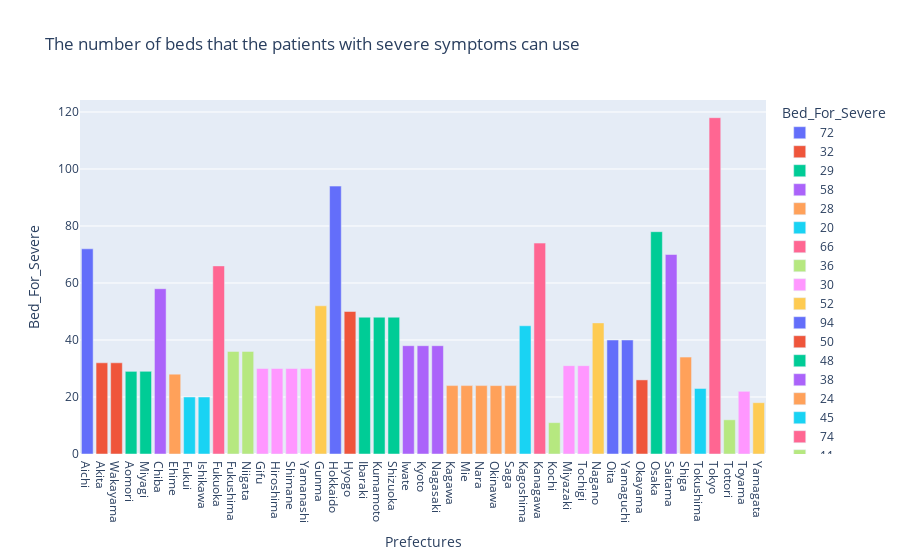

The cell this chart's notebook holds for it:
### Code cell
# create bar chart
fig = px.bar(df_hop,
             x=df_hop.index,
             y='Bed_For_Severe',
             color='Bed_For_Severe',
             labels={"Prefecture":"Prefectures","Bed_for_severe":"Number of Beds"},
             title="The number of beds that the patients with severe symptoms can use") 
fig.show()

### Figure 1 — Plotly figure (JSON) as saved in the notebook; plotly's stock layout.template omitted (floating-point values rounded to 4 significant figures)
{"data": [{"alignmentgroup": "True", "hovertemplate": "Bed_For_Severe=%{y}<br>Prefectures=%{x}<extra></extra>", "legendgroup": "72", "marker": {"color": "#636efa", "pattern": {"shape": ""}}, "name": "72", "offsetgroup": "72", "orientation": "v", "showlegend": true, "textposition": "auto", "type": "bar", "x": ["Aichi"], "xaxis": "x", "y": [72], "yaxis": "y"}, {"alignmentgroup": "True", "hovertemplate": "Bed_For_Severe=%{y}<br>Prefectures=%{x}<extra></extra>", "legendgroup": "32", "marker": {"color": "#EF553B", "pattern": {"shape": ""}}, "name": "32", "offsetgroup": "32", "orientation": "v", "showlegend": true, "textposition": "auto", "type": "bar", "x": ["Akita", "Wakayama"], "xaxis": "x", "y": [32, 32], "yaxis": "y"}, {"alignmentgroup": "True", "hovertemplate": "Bed_For_Severe=%{y}<br>Prefectures=%{x}<extra></extra>", "legendgroup": "29", "marker": {"color": "#00cc96", "pattern": {"shape": ""}}, "name": "29", "offsetgroup": "29", "orientation": "v", "showlegend": true, "textposition": "auto", "type": "bar", "x": ["Aomori", "Miyagi"], "xaxis": "x", "y": [29, 29], "yaxis": "y"}, {"alignmentgroup": "True", "hovertemplate": "Bed_For_Severe=%{y}<br>Prefectures=%{x}<extra></extra>", "legendgroup": "58", "marker": {"color": "#ab63fa", "pattern": {"shape": ""}}, "name": "58", "offsetgroup": "58", "orientation": "v", "showlegend": true, "textposition": "auto", "type": "bar", "x": ["Chiba"], "xaxis": "x", "y": [58], "yaxis": "y"}, {"alignmentgroup": "True", "hovertemplate": "Bed_For_Severe=%{y}<br>Prefectures=%{x}<extra></extra>", "legendgroup": "28", "marker": {"color": "#FFA15A", "pattern": {"shape": ""}}, "name": "28", "offsetgroup": "28", "orientation": "v", "showlegend": true, "textposition": "auto", "type": "bar", "x": ["Ehime"], "xaxis": "x", "y": [28], "yaxis": "y"}, {"alignmentgroup": "True", "hovertemplate": "Bed_For_Severe=%{y}<br>Prefectures=%{x}<extra></extra>", "legendgroup": "20", "marker": {"color": "#19d3f3", "pattern": {"shape": ""}}, "name": "20", "offsetgroup": "20", "orientation": "v", "showlegend": true, "textposition": "auto", "type": "bar", "x": ["Fukui", "Ishikawa"], "xaxis": "x", "y": [20, 20], "yaxis": "y"}, {"alignmentgroup": "True", "hovertemplate": "Bed_For_Severe=%{y}<br>Prefectures=%{x}<extra></extra>", "legendgroup": "66", "marker": {"color": "#FF6692", "pattern": {"shape": ""}}, "name": "66", "offsetgroup": "66", "orientation": "v", "showlegend": true, "textposition": "auto", "type": "bar", "x": ["Fukuoka"], "xaxis": "x", "y": [66], "yaxis": "y"}, {"alignmentgroup": "True", "hovertemplate": "Bed_For_Severe=%{y}<br>Prefectures=%{x}<extra></extra>", "legendgroup": "36", "marker": {"color": "#B6E880", "pattern": {"shape": ""}}, "name": "36", "offsetgroup": "36", "orientation": "v", "showlegend": true, "textposition": "auto", "type": "bar", "x": ["Fukushima", "Niigata"], "xaxis": "x", "y": [36, 36], "yaxis": "y"}, {"alignmentgroup": "True", "hovertemplate": "Bed_For_Severe=%{y}<br>Prefectures=%{x}<extra></extra>", "legendgroup": "30", "marker": {"color": "#FF97FF", "pattern": {"shape": ""}}, "name": "30", "offsetgroup": "30", "orientation": "v", "showlegend": true, "textposition": "auto", "type": "bar", "x": ["Gifu", "Hiroshima", "Shimane", "Yamanashi"], "xaxis": "x", "y": [30, 30, 30, 30], "yaxis": "y"}, {"alignmentgroup": "True", "hovertemplate": "Bed_For_Severe=%{y}<br>Prefectures=%{x}<extra></extra>", "legendgroup": "52", "marker": {"color": "#FECB52", "pattern": {"shape": ""}}, "name": "52", "offsetgroup": "52", "orientation": "v", "showlegend": true, "textposition": "auto", "type": "bar", "x": ["Gunma"], "xaxis": "x", "y": [52], "yaxis": "y"}, {"alignmentgroup": "True", "hovertemplate": "Bed_For_Severe=%{y}<br>Prefectures=%{x}<extra></extra>", "legendgroup": "94", "marker": {"color": "#636efa", "pattern": {"shape": ""}}, "name": "94", "offsetgroup": "94", "orientation": "v", "showlegend": true, "textposition": "auto", "type": "bar", "x": ["Hokkaido"], "xaxis": "x", "y": [94], "yaxis": "y"}, {"alignmentgroup": "True", "hovertemplate": "Bed_For_Severe=%{y}<br>Prefectures=%{x}<extra></extra>", "legendgroup": "50", "marker": {"color": "#EF553B", "pattern": {"shape": ""}}, "name": "50", "offsetgroup": "50", "orientation": "v", "showlegend": true, "textposition": "auto", "type": "bar", "x": ["Hyogo"], "xaxis": "x", "y": [50], "yaxis": "y"}, {"alignmentgroup": "True", "hovertemplate": "Bed_For_Severe=%{y}<br>Prefectures=%{x}<extra></extra>", "legendgroup": "48", "marker": {"color": "#00cc96", "pattern": {"shape": ""}}, "name": "48", "offsetgroup": "48", "orientation": "v", "showlegend": true, "textposition": "auto", "type": "bar", "x": ["Ibaraki", "Kumamoto", "Shizuoka"], "xaxis": "x", "y": [48, 48, 48], "yaxis": "y"}, {"alignmentgroup": "True", "hovertemplate": "Bed_For_Severe=%{y}<br>Prefectures=%{x}<extra></extra>", "legendgroup": "38", "marker": {"color": "#ab63fa", "pattern": {"shape": ""}}, "name": "38", "offsetgroup": "38", "orientation": "v", "showlegend": true, "textposition": "auto", "type": "bar", "x": ["Iwate", "Kyoto", "Nagasaki"], "xaxis": "x", "y": [38, 38, 38], "yaxis": "y"}, {"alignmentgroup": "True", "hovertemplate": "Bed_For_Severe=%{y}<br>Prefectures=%{x}<extra></extra>", "legendgroup": "24", "marker": {"color": "#FFA15A", "pattern": {"shape": ""}}, "name": "24", "offsetgroup": "24", "orientation": "v", "showlegend": true, "textposition": "auto", "type": "bar", "x": ["Kagawa", "Mie", "Nara", "Okinawa", "Saga"], "xaxis": "x", "y": [24, 24, 24, 24, 24], "yaxis": "y"}, {"alignmentgroup": "True", "hovertemplate": "Bed_For_Severe=%{y}<br>Prefectures=%{x}<extra></extra>", "legendgroup": "45", "marker": {"color": "#19d3f3", "pattern": {"shape": ""}}, "name": "45", "offsetgroup": "45", "orientation": "v", "showlegend": true, "textposition": "auto", "type": "bar", "x": ["Kagoshima"], "xaxis": "x", "y": [45], "yaxis": "y"}, {"alignmentgroup": "True", "hovertemplate": "Bed_For_Severe=%{y}<br>Prefectures=%{x}<extra></extra>", "legendgroup": "74", "marker": {"color": "#FF6692", "pattern": {"shape": ""}}, "name": "74", "offsetgroup": "74", "orientation": "v", "showlegend": true, "textposition": "auto", "type": "bar", "x": ["Kanagawa"], "xaxis": "x", "y": [74], "yaxis": "y"}, {"alignmentgroup": "True", "hovertemplate": "Bed_For_Severe=%{y}<br>Prefectures=%{x}<extra></extra>", "legendgroup": "11", "marker": {"color": "#B6E880", "pattern": {"shape": ""}}, "name": "11", "offsetgroup": "11", "orientation": "v", "showlegend": true, "textposition": "auto", "type": "bar", "x": ["Kochi"], "xaxis": "x", "y": [11], "yaxis": "y"}, {"alignmentgroup": "True", "hovertemplate": "Bed_For_Severe=%{y}<br>Prefectures=%{x}<extra></extra>", "legendgroup": "31", "marker": {"color": "#FF97FF", "pattern": {"shape": ""}}, "name": "31", "offsetgroup": "31", "orientation": "v", "showlegend": true, "textposition": "auto", "type": "bar", "x": ["Miyazaki", "Tochigi"], "xaxis": "x", "y": [31, 31], "yaxis": "y"}, {"alignmentgroup": "True", "hovertemplate": "Bed_For_Severe=%{y}<br>Prefectures=%{x}<extra></extra>", "legendgroup": "46", "marker": {"color": "#FECB52", "pattern": {"shape": ""}}, "name": "46", "offsetgroup": "46", "orientation": "v", "showlegend": true, "textposition": "auto", "type": "bar", "x": ["Nagano"], "xaxis": "x", "y": [46], "yaxis": "y"}, {"alignmentgroup": "True", "hovertemplate": "Bed_For_Severe=%{y}<br>Prefectures=%{x}<extra></extra>", "legendgroup": "40", "marker": {"color": "#636efa", "pattern": {"shape": ""}}, "name": "40", "offsetgroup": "40", "orientation": "v", "showlegend": true, "textposition": "auto", "type": "bar", "x": ["Oita", "Yamaguchi"], "xaxis": "x", "y": [40, 40], "yaxis": "y"}, {"alignmentgroup": "True", "hovertemplate": "Bed_For_Severe=%{y}<br>Prefectures=%{x}<extra></extra>", "legendgroup": "26", "marker": {"color": "#EF553B", "pattern": {"shape": ""}}, "name": "26", "offsetgroup": "26", "orientation": "v", "showlegend": true, "textposition": "auto", "type": "bar", "x": ["Okayama"], "xaxis": "x", "y": [26], "yaxis": "y"}, {"alignmentgroup": "True", "hovertemplate": "Bed_For_Severe=%{y}<br>Prefectures=%{x}<extra></extra>", "legendgroup": "78", "marker": {"color": "#00cc96", "pattern": {"shape": ""}}, "name": "78", "offsetgroup": "78", "orientation": "v", "showlegend": true, "textposition": "auto", "type": "bar", "x": ["Osaka"], "xaxis": "x", "y": [78], "yaxis": "y"}, {"alignmentgroup": "True", "hovertemplate": "Bed_For_Severe=%{y}<br>Prefectures=%{x}<extra></extra>", "legendgroup": "70", "marker": {"color": "#ab63fa", "pattern": {"shape": ""}}, "name": "70", "offsetgroup": "70", "orientation": "v", "showlegend": true, "textposition": "auto", "type": "bar", "x": ["Saitama"], "xaxis": "x", "y": [70], "yaxis": "y"}, {"alignmentgroup": "True", "hovertemplate": "Bed_For_Severe=%{y}<br>Prefectures=%{x}<extra></extra>", "legendgroup": "34", "marker": {"color": "#FFA15A", "pattern": {"shape": ""}}, "name": "34", "offsetgroup": "34", "orientation": "v", "showlegend": true, "textposition": "auto", "type": "bar", "x": ["Shiga"], "xaxis": "x", "y": [34], "yaxis": "y"}, {"alignmentgroup": "True", "hovertemplate": "Bed_For_Severe=%{y}<br>Prefectures=%{x}<extra></extra>", "legendgroup": "23", "marker": {"color": "#19d3f3", "pattern": {"shape": ""}}, "name": "23", "offsetgroup": "23", "orientation": "v", "showlegend": true, "textposition": "auto", "type": "bar", "x": ["Tokushima"], "xaxis": "x", "y": [23], "yaxis": "y"}, {"alignmentgroup": "True", "hovertemplate": "Bed_For_Severe=%{y}<br>Prefectures=%{x}<extra></extra>", "legendgroup": "118", "marker": {"color": "#FF6692", "pattern": {"shape": ""}}, "name": "118", "offsetgroup": "118", "orientation": "v", "showlegend": true, "textposition": "auto", "type": "bar", "x": ["Tokyo"], "xaxis": "x", "y": [118], "yaxis": "y"}, {"alignmentgroup": "True", "hovertemplate": "Bed_For_Severe=%{y}<br>Prefectures=%{x}<extra></extra>", "legendgroup": "12", "marker": {"color": "#B6E880", "pattern": {"shape": ""}}, "name": "12", "offsetgroup": "12", "orientation": "v", "showlegend": true, "textposition": "auto", "type": "bar", "x": ["Tottori"], "xaxis": "x", "y": [12], "yaxis": "y"}, {"alignmentgroup": "True", "hovertemplate": "Bed_For_Severe=%{y}<br>Prefectures=%{x}<extra></extra>", "legendgroup": "22", "marker": {"color": "#FF97FF", "pattern": {"shape": ""}}, "name": "22", "offsetgroup": "22", "orientation": "v", "showlegend": true, "textposition": "auto", "type": "bar", "x": ["Toyama"], "xaxis": "x", "y": [22], "yaxis": "y"}, {"alignmentgroup": "True", "hovertemplate": "Bed_For_Severe=%{y}<br>Prefectures=%{x}<extra></extra>", "legendgroup": "18", "marker": {"color": "#FECB52", "pattern": {"shape": ""}}, "name": "18", "offsetgroup": "18", "orientation": "v", "showlegend": true, "textposition": "auto", "type": "bar", "x": ["Yamagata"], "xaxis": "x", "y": [18], "yaxis": "y"}], "layout": {"barmode": "relative", "legend": {"title": {"text": "Bed_For_Severe"}, "tracegroupgap": 0}, "title": {"text": "The number of beds that the patients with severe symptoms can use"}, "xaxis": {"anchor": "y", "domain": [0, 1], "title": {"text": "Prefectures"}}, "yaxis": {"anchor": "x", "categoryarray": [18, 22, 12, 118, 23, 34, 70, 78, 26, 40, 46, 31, 11, 74, 45, 24, 38, 48, 50, 94, 52, 30, 36, 66, 20, 28, 58, 29, 32, 72], "categoryorder": "array", "domain": [0, 1], "title": {"text": "Bed_For_Severe"}}}}
